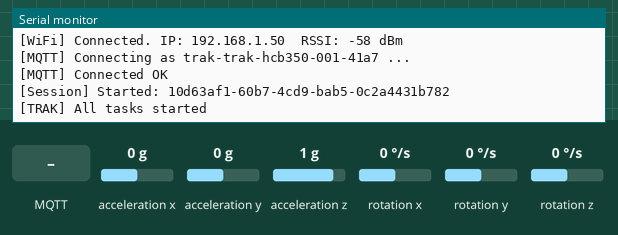
This sketch was run on a simulated ESP32. Shown: the last lines printed to the serial monitor. The test bench sets the inputs (shaded band); at power-on: acceleration x 0 g, acceleration y 0 g, acceleration z 1 g, rotation x 0 °/s, rotation y 0 °/s, rotation z 0 °/s. WiFi joins after 1.5 s; servers stay silent unless stated; storage starts empty; random numbers use the default seed unless the sketch sets one; no MQTT or app messages arrive unless stated.

Above: at 3.7 s.
3.8 s: MQTT message "CRASH:" arrives on the first subscribed topic
At 4.9 s:
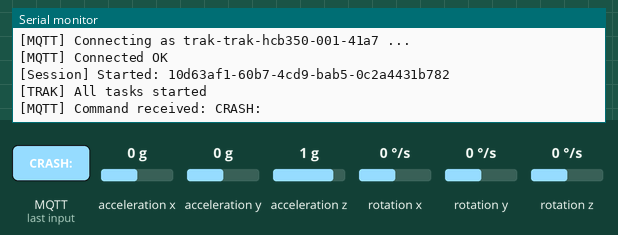
6.5 s: MQTT message "?" arrives on the first subscribed topic
At 7.3 s:
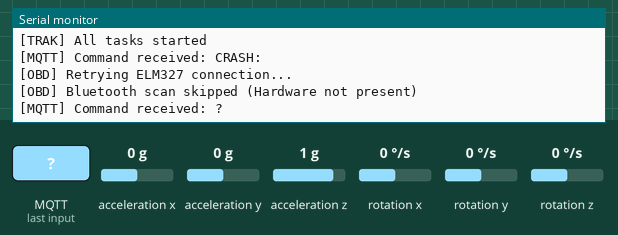
8.9 s: MQTT message ">" arrives on the first subscribed topic
At 9.3 s:
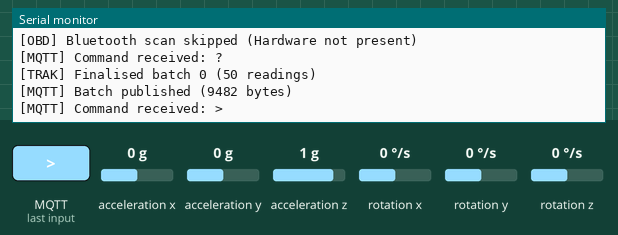
10.4 s: MQTT message "1" arrives on the first subscribed topic
At 11.6 s:
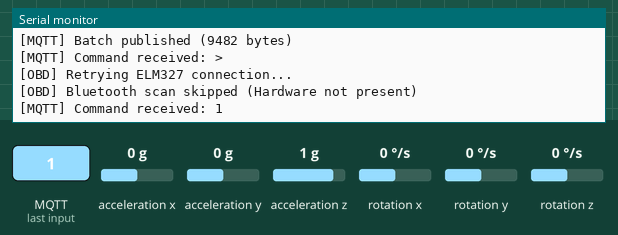
11.9 s: MQTT message "on" arrives on the first subscribed topic
At 12.4 s:
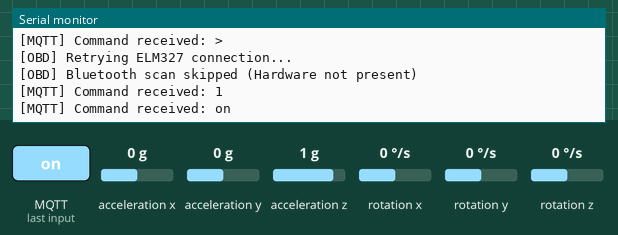

Measured:
- after the input at 3.8 s, the serial monitor: prints a new line after 0.09 s (image 1)
- after the input at 6.5 s, the serial monitor: prints a new line at once (image 2)
- after the input at 8.9 s, the serial monitor: prints a new line at once (image 3)
- after the input at 10.4 s, the serial monitor: prints a new line at once (image 4)
- after the input at 11.9 s, the serial monitor: prints a new line after 0.05 s (image 5)

The sketch:

main.ino
```cpp
// TRAK Firmware — main.ino
// Telemetry, Real-time Analytics & Kinematics
// Honda H'ness CB350 · ESP32 · Option B (raw passthrough, no parsing on device)

#include <Arduino.h>
#include <freertos/FreeRTOS.h>
#include <freertos/task.h>
#include <freertos/queue.h>
#include <freertos/semphr.h>

#include "config.h"
#include "imu.h"
#include "obd.h"
#include "storage.h"
#include "batch.h"
#include "mqtt.h"

// ─── Queues ───────────────────────────────────────────────────────────────────
// imu_task → sd_task
static QueueHandle_t imu_queue;      // capacity: 50 × IMURaw
// obd_task → sd_task
static QueueHandle_t obd_queue;      // capacity: 10 × OBDRaw
// sd_task → mqtt_task (heap-allocated JSON strings, free after publish)
static QueueHandle_t mqtt_queue;     // capacity: 5 × char*

// ─── Shared session state ─────────────────────────────────────────────────────
static Session          g_session;
static SemaphoreHandle_t g_sessionMux;   // protects g_session reads
static volatile uint32_t g_unsyncedBatches = 0;

// ─── IMU Task — Core 1, Priority 3 ───────────────────────────────────────────
// Samples MPU6050 at 10ms (100Hz). Pushes to imu_queue.
static void imuTask(void* param) {
  TickType_t lastWake = xTaskGetTickCount();
  while (true) {
    IMURaw r;
    readIMU(r);

    // Crash detection — g_total threshold only (Option B exception)
    float gTotal = computeGTotal(r);
    if (gTotal > CRASH_G_THRESHOLD && imuAvailable()) {
      Serial.printf("[CRASH] g_total=%.2f — publishing crash event\n", gTotal);
      char crashJson[512];
      snprintf(crashJson, sizeof(crashJson),
        "{\"v\":1,\"device_id\":\"%s\",\"session_id\":\"%s\","
        "\"crash_timestamp\":%lu,"
        "\"raw_imu_at_crash\":{\"ax\":%.4f,\"ay\":%.4f,\"az\":%.4f,"
        "\"gx\":%.4f,\"gy\":%.4f,\"gz\":%.4f},"
        "\"g_total_at_crash\":%.4f}",
        DEVICE_ID, g_session.uuid, millis(),
        r.ax, r.ay, r.az, r.gx, r.gy, r.gz, gTotal);
      String* cs = new String(crashJson);
      *cs = String("CRASH:") + *cs;
      xQueueSend(mqtt_queue, &cs, 0);
    }

    xQueueSend(imu_queue, &r, 0);
    vTaskDelayUntil(&lastWake, pdMS_TO_TICKS(IMU_SAMPLE_MS));
  }
}

// ─── OBD Task — Core 0, Priority 2 ───────────────────────────────────────────
static void obdTask(void* param) {
  TickType_t   lastWake     = xTaskGetTickCount();
  unsigned long lastRetry   = 0;

  while (true) {
    if (!obdAvailable() && millis() - lastRetry > OBD_RETRY_INTERVAL_MS) {
      retryOBD();
      lastRetry = millis();
    }

    OBDRaw r;
    uint32_t offset = millis() - g_session.startMs;
    pollOBD(r, offset);
    xQueueSend(obd_queue, &r, 0);

    vTaskDelayUntil(&lastWake, pdMS_TO_TICKS(OBD_POLL_MS));
  }
}

// ─── SD/Batch Task — Core 1, Priority 2 ──────────────────────────────────────
static void sdTask(void* param) {
  static Batch    batch;
  static uint32_t batchIndex = 0;
  static IMURaw   latestIMU  = {};
  bool            hasIMU     = false;

  batchInit(batch, batchIndex++, millis());

  while (true) {
    // 1. Drain IMU queue
    IMURaw imuR;
    while (xQueueReceive(imu_queue, &imuR, 0) == pdTRUE) {
      latestIMU = imuR;
      hasIMU    = true;
    }

    // 2. Drain OBD queue and add to batch
    OBDRaw obdR;
    while (xQueueReceive(obd_queue, &obdR, 0) == pdTRUE) {
      if (!hasIMU) {
        memset(&latestIMU, 0, sizeof(latestIMU));
        latestIMU.t = obdR.t;
      }
      batchAdd(batch, latestIMU, obdR);

      // 3. Finalise when batch is full
      if (batchFull(batch)) {
        String json = batchSerialise(batch, g_session);
        Serial.printf("[TRAK] Finalised batch %u (%u readings)\n", batch.index, batch.count);

        // Backup to SD if available
        if (storageAvailable()) {
          writeBatchToSD(g_session.dir, batch.index, json);
        }

        // Push to MQTT queue
        String* ptr = new String(json);
        if (xQueueSend(mqtt_queue, &ptr, 0) != pdTRUE) {
          delete ptr;
          Serial.println("[TRAK] mqtt_queue full, batch dropped");
        } else {
          g_unsyncedBatches++;
        }

        batchInit(batch, batchIndex++, millis());
      }
    }

    vTaskDelay(pdMS_TO_TICKS(100));
  }
}

// ─── MQTT Task — Core 0, Priority 1 ──────────────────────────────────────────
static void mqttTask(void* param) {
  unsigned long lastStatus = 0;

  while (true) {
    if (!wifiConnected())  connectWiFi();
    if (wifiConnected() && !mqttConnected()) {
      if (connectMQTT()) {
        replayUnsynced(g_session.dir, [](const String& json) {
          bool ok = publishBatch(json);
          if (ok) g_unsyncedBatches = (g_unsyncedBatches > 0) ? g_unsyncedBatches - 1 : 0;
          return ok;
        });
      }
    }

    mqttLoop();

    String* ptr = nullptr;
    while (xQueueReceive(mqtt_queue, &ptr, 0) == pdTRUE) {
      if (ptr->startsWith("CRASH:")) {
        String crashJson = ptr->substring(6);
        publishCrash(crashJson);
      } else {
        if (publishBatch(*ptr)) {
          g_unsyncedBatches = (g_unsyncedBatches > 0) ? g_unsyncedBatches - 1 : 0;
        }
      }
      delete ptr;
      ptr = nullptr;
    }

    if (millis() - lastStatus >= STATUS_INTERVAL_MS) {
      String status = buildStatusPayload(
        g_session, imuAvailable(), obdAvailable(),
        g_unsyncedBatches, sdFreeMB());
      publishStatus(status);
      lastStatus = millis();
    }

    vTaskDelay(pdMS_TO_TICKS(100));
  }
}

void setup() {
  Serial.begin(115200);
  delay(1000);
  Serial.println("\n=== TRAK Firmware " FIRMWARE_VERSION " ===");

  initStorage();
  initIMU();
  initOBD();

  connectWiFi();
  connectMQTT();

  g_sessionMux = xSemaphoreCreateMutex();
  g_session    = createSession();

  imu_queue  = xQueueCreate(50, sizeof(IMURaw));
  obd_queue  = xQueueCreate(10, sizeof(OBDRaw));
  mqtt_queue = xQueueCreate(5,  sizeof(String*));

  xTaskCreatePinnedToCore(imuTask,  "imu_task",  2048, nullptr, 3, nullptr, 1);
  xTaskCreatePinnedToCore(obdTask,  "obd_task",  4096, nullptr, 2, nullptr, 0);
  xTaskCreatePinnedToCore(sdTask,   "sd_task",   8192, nullptr, 2, nullptr, 1);
  xTaskCreatePinnedToCore(mqttTask, "mqtt_task", 8192, nullptr, 1, nullptr, 0);

  Serial.println("[TRAK] All tasks started");
}

void loop() {
  vTaskDelay(portMAX_DELAY);
}
```

batch.cpp
```cpp
#include "batch.h"
#include <ArduinoJson.h>
#include <esp_system.h>
#include <time.h>

// ─── UUID generation (v4) ─────────────────────────────────────────────────────
static void generateUUID(char* out) {
  uint8_t b[16];
  for (int i = 0; i < 4; i++) {
    uint32_t r = esp_random();
    b[i*4+0] = (r >> 24) & 0xFF;
    b[i*4+1] = (r >> 16) & 0xFF;
    b[i*4+2] = (r >>  8) & 0xFF;
    b[i*4+3] =  r        & 0xFF;
  }
  b[6] = (b[6] & 0x0F) | 0x40;  // version 4
  b[8] = (b[8] & 0x3F) | 0x80;  // variant bits

  snprintf(out, 37,
    "%02x%02x%02x%02x-%02x%02x-%02x%02x-%02x%02x-%02x%02x%02x%02x%02x%02x",
    b[0],b[1],b[2],b[3], b[4],b[5], b[6],b[7],
    b[8],b[9], b[10],b[11],b[12],b[13],b[14],b[15]);
}

// ─── Session ──────────────────────────────────────────────────────────────────
Session createSession() {
  Session s;
  s.startMs = millis();
  generateUUID(s.uuid);

  // Use uptime as directory name (no RTC available in V1)
  snprintf(s.dir, sizeof(s.dir), "sess_%010lu", s.startMs);
  Serial.printf("[Session] Started: %s\n", s.uuid);
  return s;
}

// ─── Batch ────────────────────────────────────────────────────────────────────
void batchInit(Batch& b, uint32_t index, uint32_t startMs) {
  b.index   = index;
  b.startMs = startMs;
  b.count   = 0;
}

bool batchAdd(Batch& b, const IMURaw& imu, const OBDRaw& obd) {
  if (b.count >= BATCH_SIZE) return false;
  BatchReading& r = b.readings[b.count++];
  r.t   = millis() - b.startMs;  // offset from batch start
  r.imu = imu;
  r.obd = obd;
  return true;
}

bool batchFull(const Batch& b) {
  return b.count >= BATCH_SIZE;
}

// ─── JSON serialisation — Option B raw payload ────────────────────────────────
String batchSerialise(const Batch& b, const Session& session) {
  // 65536 byte document — fits a full 300-reading raw batch (~48KB minified)
  DynamicJsonDocument doc(JSON_DOC_CAPACITY);

  doc["v"]                 = 1;
  doc["device_id"]         = DEVICE_ID;
  doc["session_id"]        = session.uuid;
  doc["firmware"]          = FIRMWARE_VERSION;
  doc["batch_index"]       = b.index;
  doc["batch_start"]       = (uint64_t)b.startMs;
  doc["batch_duration_ms"] = (uint32_t)(millis() - b.startMs);
  doc["reading_count"]     = b.count;

  // Device block — built-in ESP32 sensors always available
  JsonObject dev = doc.createNestedObject("device");
  dev["chip_temp"]    = temperatureRead();       // ESP32 internal
  dev["free_heap"]    = (uint32_t)ESP.getFreeHeap();
  dev["uptime_ms"]    = millis();
  dev["wifi_rssi"]    = 0;                       // filled by mqtt.cpp at publish time
  dev["cpu_freq_mhz"] = (uint32_t)getCpuFrequencyMhz();

  // Readings array — raw OBD hex + raw IMU floats
  JsonArray readings = doc.createNestedArray("readings");
  for (uint32_t i = 0; i < b.count; i++) {
    const BatchReading& r = b.readings[i];
    JsonObject ro = readings.createNestedObject();
    ro["t"] = r.obd.t;  // use OBD timestamp as canonical

    JsonObject obd = ro.createNestedObject("obd");
    obd["010C"] = r.obd.pid010C;
    obd["010D"] = r.obd.pid010D;
    obd["0111"] = r.obd.pid0111;
    obd["0105"] = r.obd.pid0105;
    obd["0142"] = r.obd.pid0142;

    JsonObject imu = ro.createNestedObject("imu");
    imu["ax"] = serialized(String(r.imu.ax, 4));
    imu["ay"] = serialized(String(r.imu.ay, 4));
    imu["az"] = serialized(String(r.imu.az, 4));
    imu["gx"] = serialized(String(r.imu.gx, 4));
    imu["gy"] = serialized(String(r.imu.gy, 4));
    imu["gz"] = serialized(String(r.imu.gz, 4));
  }

  String out;
  out.reserve(doc.memoryUsage());
  serializeJson(doc, out);
  return out;
}
```

batch.h
```cpp
#pragma once
#include <Arduino.h>
#include "config.h"
#include "imu.h"
#include "obd.h"

// ─── Session ──────────────────────────────────────────────────────────────────
struct Session {
  char uuid[37];       // "xxxxxxxx-xxxx-4xxx-yxxx-xxxxxxxxxxxx"
  char dir[24];        // "YYYYMMDD_HHMMSS" used as SD directory name
  uint32_t startMs;    // millis() at session start
};

// Generate a new session with a UUID and SD directory name.
Session createSession();

// ─── Batch building ───────────────────────────────────────────────────────────
// A Batch collects up to BATCH_SIZE aligned IMU+OBD reading pairs.
struct BatchReading {
  uint32_t t;
  IMURaw   imu;
  OBDRaw   obd;
};

struct Batch {
  uint32_t     index;
  uint32_t     startMs;
  uint32_t     count;
  BatchReading readings[BATCH_SIZE];
};

// Initialise a fresh batch.
void batchInit(Batch& b, uint32_t index, uint32_t startMs);

// Add a paired reading. Returns false if batch is full.
bool batchAdd(Batch& b, const IMURaw& imu, const OBDRaw& obd);

// Serialise to JSON string using the Option B raw payload format.
// Caller is responsible for the returned String's lifetime.
String batchSerialise(const Batch& b, const Session& session);

bool batchFull(const Batch& b);
```

imu.cpp
```cpp
#include "imu.h"
#include <Wire.h>
#include <MPU6050.h>

static MPU6050       _mpu;
static bool          _imuAvailable = false;
static IMUCalibration _cal = {0, 0, 0, 0, 0, 0};

// ─── Init ─────────────────────────────────────────────────────────────────────
bool initIMU() {
  Wire.begin(PIN_I2C_SDA, PIN_I2C_SCL);
  _mpu.initialize();

  if (!_mpu.testConnection()) {
    Serial.println("[IMU] MPU6050 not found — running without IMU");
    _imuAvailable = false;
    return false;
  }

  // Configure scale: ±8g, ±500°/s
  _mpu.setFullScaleAccelRange(MPU6050_ACCEL_FS_8);
  _mpu.setFullScaleGyroRange(MPU6050_GYRO_FS_500);

  Serial.println("[IMU] MPU6050 initialised OK");
  _imuAvailable = true;
  return true;
}

void loadIMUCalibration(const IMUCalibration& cal) {
  _cal = cal;
  Serial.printf("[IMU] Calibration loaded: ax=%d ay=%d az=%d gx=%d gy=%d gz=%d\n",
                cal.ax, cal.ay, cal.az, cal.gx, cal.gy, cal.gz);
}

// ─── Read ─────────────────────────────────────────────────────────────────────
// Returns zero-filled struct when sensor is unavailable.
// Zero IMU: ax=0, ay=0, az=0 — Hono will compute lean=0, pitch=0, g_total=0
// Backend knows sensor state from status heartbeat (imu_ok: false)
void readIMU(IMURaw& out) {
  out.t = millis();

  if (!_imuAvailable) {
    out.ax = out.ay = out.az = 0.0f;
    out.gx = out.gy = out.gz = 0.0f;
    return;
  }

  int16_t rawAx, rawAy, rawAz, rawGx, rawGy, rawGz;
  _mpu.getMotion6(&rawAx, &rawAy, &rawAz, &rawGx, &rawGy, &rawGz);

  out.ax = (rawAx - _cal.ax) / ACCEL_SCALE;
  out.ay = (rawAy - _cal.ay) / ACCEL_SCALE;
  out.az = (rawAz - _cal.az) / ACCEL_SCALE;
  out.gx = (rawGx - _cal.gx) / GYRO_SCALE;
  out.gy = (rawGy - _cal.gy) / GYRO_SCALE;
  out.gz = (rawGz - _cal.gz) / GYRO_SCALE;
}

// ─── Crash detection ──────────────────────────────────────────────────────────
float computeGTotal(const IMURaw& r) {
  return sqrtf(r.ax * r.ax + r.ay * r.ay + r.az * r.az);
}

bool imuAvailable() {
  return _imuAvailable;
}
```

imu.h
```cpp
#pragma once
#include <Arduino.h>
#include "config.h"

// ─── Raw reading struct ───────────────────────────────────────────────────────
struct IMURaw {
  uint32_t t;           // ms offset from session start
  float    ax, ay, az;  // accelerometer in g  (raw ÷ ACCEL_SCALE)
  float    gx, gy, gz;  // gyroscope    in °/s (raw ÷ GYRO_SCALE)
};

// ─── Calibration offsets (loaded from SD on boot) ────────────────────────────
struct IMUCalibration {
  int16_t ax, ay, az;
  int16_t gx, gy, gz;
};

// Returns true if MPU6050 was found and initialised.
// If not found, subsequent readIMU() calls return zero-filled structs.
bool     initIMU();
void     loadIMUCalibration(const IMUCalibration& cal);

// Fills `out` with the latest raw reading (zeros if sensor unavailable).
void     readIMU(IMURaw& out);

// Crash detection — only computation allowed on ESP32.
// Returns g_total; caller decides whether to trigger crash event.
float    computeGTotal(const IMURaw& r);

bool     imuAvailable();   // runtime flag
```

mqtt.cpp
```cpp
#include "mqtt.h"
#include <WiFi.h>
#include <PubSubClient.h>
#include <ArduinoJson.h>

static WiFiClient    _wifi;
static PubSubClient  _mqtt(_wifi);

// ─── WiFi ─────────────────────────────────────────────────────────────────────
bool connectWiFi() {
  Serial.printf("[WiFi] Connecting to %s ...\n", WIFI_SSID);
  WiFi.mode(WIFI_STA);
  WiFi.begin(WIFI_SSID, WIFI_PASS);

  unsigned long t = millis();
  while (WiFi.status() != WL_CONNECTED && millis() - t < WIFI_TIMEOUT_MS) {
    delay(500);
    Serial.print(".");
  }
  Serial.println();

  if (WiFi.status() != WL_CONNECTED) {
    Serial.println("[WiFi] Failed — entering offline mode");
    return false;
  }
  Serial.printf("[WiFi] Connected. IP: %s  RSSI: %d dBm\n",
                WiFi.localIP().toString().c_str(), WiFi.RSSI());
  return true;
}

bool wifiConnected() {
  return WiFi.status() == WL_CONNECTED;
}

// ─── MQTT ─────────────────────────────────────────────────────────────────────
static void onMQTTMessage(char* topic, byte* payload, unsigned int len) {
  // Handle commands from backend
  String t(topic);
  if (t.endsWith("/command")) {
    char buf[256];
    size_t n = min((unsigned int)sizeof(buf) - 1, len);
    memcpy(buf, payload, n);
    buf[n] = '\0';
    Serial.printf("[MQTT] Command received: %s\n", buf);
    // TODO: parse and dispatch commands (reboot, calibrate_imu, etc.)
  }
}

bool connectMQTT() {
  if (!wifiConnected()) return false;
  if (_mqtt.connected()) return true;

  _mqtt.setServer(MQTT_BROKER, MQTT_PORT);
  _mqtt.setKeepAlive(MQTT_KEEPALIVE);
  _mqtt.setBufferSize(24576);  // 24KB — enough for 50 readings
  _mqtt.setCallback(onMQTTMessage);

  // Unique client ID per connection
  char clientId[40];
  snprintf(clientId, sizeof(clientId), "trak-%s-%04x",
           DEVICE_ID, (uint16_t)(esp_random() & 0xFFFF));

  Serial.printf("[MQTT] Connecting as %s ...\n", clientId);
  bool ok = _mqtt.connect(clientId);

  if (!ok) {
    Serial.printf("[MQTT] Connect failed, state=%d\n", _mqtt.state());
    return false;
  }

  // Subscribe to command topic
  _mqtt.subscribe(MQTT_COMMAND_TOPIC, 1);
  Serial.println("[MQTT] Connected OK");
  return true;
}

bool mqttConnected() {
  return _mqtt.connected();
}

void mqttLoop() {
  _mqtt.loop();
}

void processMQTTCommands() {
  _mqtt.loop();
}

// ─── Publish helpers ──────────────────────────────────────────────────────────

bool publishBatch(const String& json) {
  if (!mqttConnected()) return false;

  // Send raw JSON — RSSI is already in status heartbeats if needed
  bool ok = _mqtt.publish(MQTT_TELEMETRY_TOPIC,
                          (const uint8_t*)json.c_str(), json.length(),
                          false);  // retain=false
  if (!ok) {
    Serial.printf("[MQTT] Batch publish failed. Size: %u, State: %d, Free Heap: %u\n",
                  json.length(), _mqtt.state(), ESP.getFreeHeap());
  } else {
    Serial.printf("[MQTT] Batch published (%u bytes)\n", json.length());
  }
  return ok;
}

bool publishCrash(const String& json) {
  if (!mqttConnected()) return false;
  return _mqtt.publish(MQTT_CRASH_TOPIC,
                       (const uint8_t*)json.c_str(), json.length(),
                       true);  // retain=true for crash events
}

bool publishStatus(const String& json) {
  if (!mqttConnected()) return false;
  return _mqtt.publish(MQTT_STATUS_TOPIC,
                       (const uint8_t*)json.c_str(), json.length(),
                       false);
}

// ─── Status payload ───────────────────────────────────────────────────────────
String buildStatusPayload(const Session& session, bool imuOk, bool obdOk,
                          uint32_t unsyncedBatches, float sdFreeMb) {
  StaticJsonDocument<512> doc;
  doc["v"]                = 1;
  doc["device_id"]        = DEVICE_ID;
  doc["session_id"]       = session.uuid;
  doc["timestamp"]        = millis();
  doc["uptime_ms"]        = millis();
  doc["wifi_rssi"]        = wifiConnected() ? WiFi.RSSI() : 0;
  doc["free_heap_bytes"]  = (uint32_t)ESP.getFreeHeap();
  doc["sd_free_mb"]       = sdFreeMb;
  doc["unsynced_batches"] = unsyncedBatches;
  doc["obd_connected"]    = obdOk;
  doc["imu_ok"]           = imuOk;
  doc["chip_temp"]        = temperatureRead();
  doc["firmware"]         = FIRMWARE_VERSION;

  String out;
  serializeJson(doc, out);
  return out;
}
```

Source omitted: mqtt.h (922 bytes), obd.cpp (3245 bytes), obd.h (1046 bytes), storage.cpp (4081 bytes), storage.h (1130 bytes), config.h (2593 bytes)
